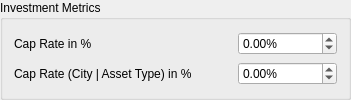
            <widget class="QGroupBox" name="groupBox_investmentMetrics">
             <property name="styleSheet">
              <string notr="true"/>
             </property>
             <property name="title">
              <string>Investment Metrics</string>
             </property>
             <layout class="QGridLayout" name="gridLayout_9">
              <item row="0" column="0">
               <layout class="QHBoxLayout" name="horizontalLayout_29">
                <item>
                 <widget class="QLabel" name="label_30">
                  <property name="sizePolicy">
                   <sizepolicy hsizetype="MinimumExpanding" vsizetype="Preferred">
                    <horstretch>0</horstretch>
                    <verstretch>0</verstretch>
                   </sizepolicy>
                  </property>
                  <property name="text">
                   <string>Cap Rate in %</string>
                  </property>
                 </widget>
                </item>
                <item>
                 <spacer name="horizontalSpacer_28">
                  <property name="orientation">
                   <enum>Qt::Orientation::Horizontal</enum>
                  </property>
                  <property name="sizeHint" stdset="0">
                   <size>
                    <width>40</width>
                    <height>20</height>
                   </size>
                  </property>
                 </spacer>
                </item>
                <item>
                 <widget class="QDoubleSpinBox" name="doubleSpinBox_capRateInper">
                  <property name="suffix">
                   <string>%</string>
                  </property>
                  <property name="minimum">
                   <double>-100000000.000000000000000</double>
                  </property>
                  <property name="maximum">
                   <double>9999999999.989999771118164</double>
                  </property>
                 </widget>
                </item>
               </layout>
              </item>
              <item row="1" column="0">
               <layout class="QHBoxLayout" name="horizontalLayout_30">
                <item>
                 <widget class="QLabel" name="label_31">
                  <property name="sizePolicy">
                   <sizepolicy hsizetype="MinimumExpanding" vsizetype="Preferred">
                    <horstretch>0</horstretch>
                    <verstretch>0</verstretch>
                   </sizepolicy>
                  </property>
                  <property name="text">
                   <string>Cap Rate (City | Asset Type) in %</string>
                  </property>
                 </widget>
                </item>
                <item>
                 <spacer name="horizontalSpacer_29">
                  <property name="orientation">
                   <enum>Qt::Orientation::Horizontal</enum>
                  </property>
                  <property name="sizeHint" stdset="0">
                   <size>
                    <width>40</width>
                    <height>20</height>
                   </size>
                  </property>
                 </spacer>
                </item>
                <item>
                 <widget class="QDoubleSpinBox" name="doubleSpinBox_capRateCityAssetTypeInper">
                  <property name="suffix">
                   <string>%</string>
                  </property>
                  <property name="minimum">
                   <double>-100000000.000000000000000</double>
                  </property>
                  <property name="maximum">
                   <double>9999999999.989999771118164</double>
                  </property>
                 </widget>
                </item>
               </layout>
              </item>
             </layout>
            </widget>
